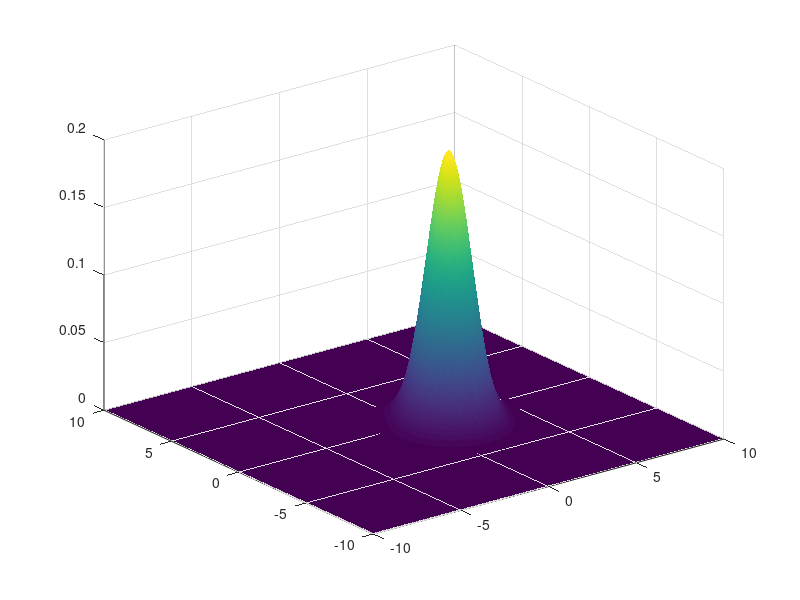
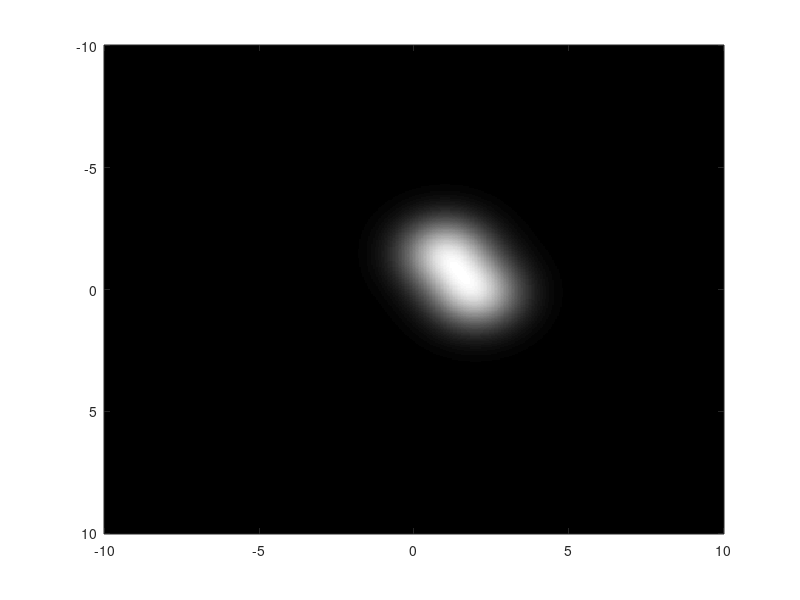
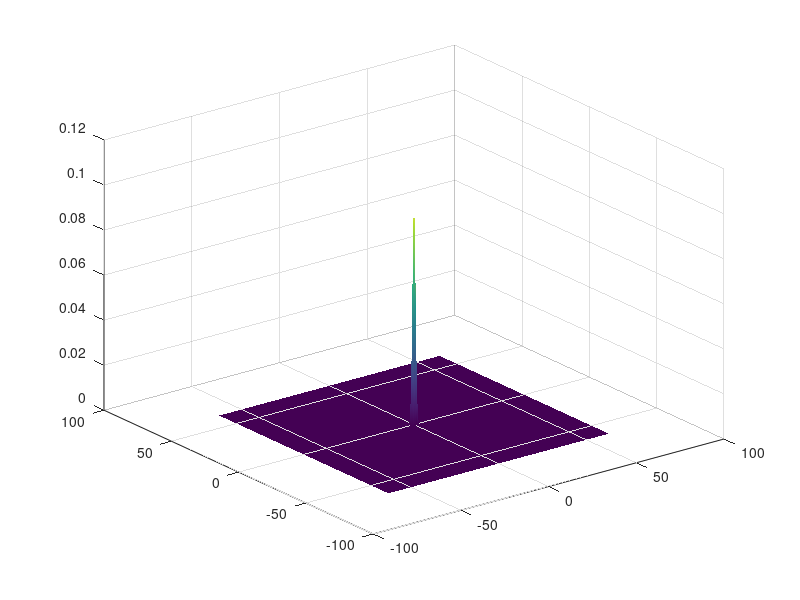
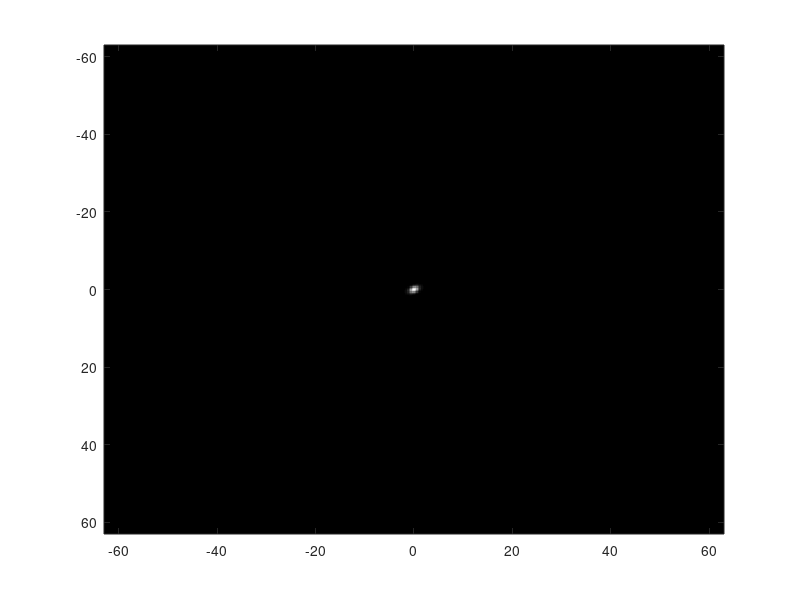

Reproduce these figures in MATLAB, in order.
clc
clear all
close all

a = 0.00000000001;
dt = 0.05;
T = 20;

[x, y] = meshgrid(-10:dt:10);
[u, v] = meshgrid(-pi/dt:2*pi/T:pi/dt);

f1 = 1/(2*pi)*exp(-(x-2).^2/2 - (y-0.15).^2/2);
f2 = 1/(2*pi)*exp(-(x-1).^2/2 - (y+1.5).^2/2);
f = f1 + f2;

o = 0.9;
h = 1/(2*pi*o^2)*exp(-1/o^2*(x.^2/2+y.^2/2));

F = dt^2/(2*pi)*fftshift(fft2(f));
H = dt^2/(2*pi)*fftshift(fft2(h));

H0 = a*max(max(abs(H)));
Ha = H.*conj(H);
Ha(Ha < H0) = H0;

p = abs(fftshift(ifft2(F.*conj(H)./Ha)));
P = dt^2/(2*pi)*fftshift(fft2(p));

surf(x,y,f);
shading interp;

figure;

imagesc(x(:), y(:), f);
colormap('gray');

figure;

surf(u, v, abs(F).^2);
shading interp;

figure;

imagesc(u(:), v(:), abs(F).^2);
colormap('gray');

figure;

surf(x, y, h);
shading interp;

figure;

imagesc(x(:), y(:), h);
colormap('gray');

figure;

surf(u, v, abs(H).^2);
shading interp;

figure;

imagesc(u(:), v(:), abs(H).^2);
colormap('gray');

figure;

surf(x, y, p);
shading interp;

figure;

imagesc(x(:), y(:), p);
colormap('gray');

figure;

surf(u, v, abs(P).^2);
shading interp;

figure;

imagesc(u(:), v(:), abs(P).^2);
colormap('gray');
axis([-20 20 -20 20]);
